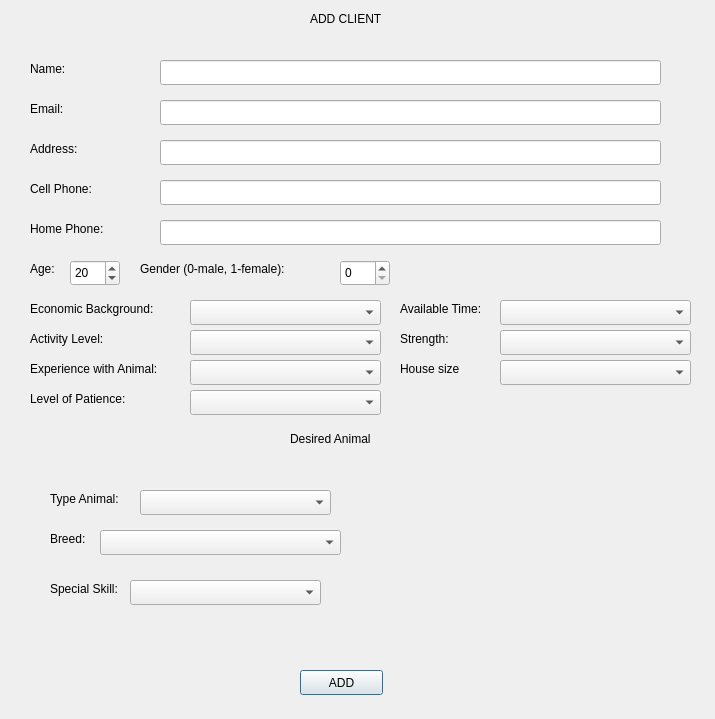
<?xml version="1.0" encoding="UTF-8"?>
<ui version="4.0">
 <class>AddClientDialog</class>
 <widget class="QDialog" name="AddClientDialog">
  <property name="geometry">
   <rect>
    <x>0</x>
    <y>0</y>
    <width>715</width>
    <height>719</height>
   </rect>
  </property>
  <property name="windowTitle">
   <string>Dialog</string>
  </property>
  <widget class="QLabel" name="label">
   <property name="geometry">
    <rect>
     <x>30</x>
     <y>60</y>
     <width>64</width>
     <height>17</height>
    </rect>
   </property>
   <property name="text">
    <string>Name:</string>
   </property>
  </widget>
  <widget class="QPushButton" name="pushButton">
   <property name="geometry">
    <rect>
     <x>300</x>
     <y>670</y>
     <width>83</width>
     <height>25</height>
    </rect>
   </property>
   <property name="text">
    <string>ADD</string>
   </property>
  </widget>
  <widget class="QSpinBox" name="age">
   <property name="geometry">
    <rect>
     <x>70</x>
     <y>260</y>
     <width>50</width>
     <height>26</height>
    </rect>
   </property>
   <property name="minimum">
    <number>1</number>
   </property>
   <property name="maximum">
    <number>100</number>
   </property>
   <property name="value">
    <number>20</number>
   </property>
  </widget>
  <widget class="QLabel" name="label_2">
   <property name="geometry">
    <rect>
     <x>30</x>
     <y>100</y>
     <width>111</width>
     <height>17</height>
    </rect>
   </property>
   <property name="text">
    <string>Email:</string>
   </property>
  </widget>
  <widget class="QLineEdit" name="name">
   <property name="geometry">
    <rect>
     <x>160</x>
     <y>60</y>
     <width>501</width>
     <height>25</height>
    </rect>
   </property>
  </widget>
  <widget class="QLabel" name="label_4">
   <property name="geometry">
    <rect>
     <x>30</x>
     <y>180</y>
     <width>111</width>
     <height>17</height>
    </rect>
   </property>
   <property name="text">
    <string>Cell Phone:</string>
   </property>
  </widget>
  <widget class="QLabel" name="label_8">
   <property name="geometry">
    <rect>
     <x>140</x>
     <y>260</y>
     <width>201</width>
     <height>17</height>
    </rect>
   </property>
   <property name="text">
    <string>Gender (0-male, 1-female):</string>
   </property>
  </widget>
  <widget class="QLineEdit" name="email">
   <property name="geometry">
    <rect>
     <x>160</x>
     <y>100</y>
     <width>501</width>
     <height>25</height>
    </rect>
   </property>
  </widget>
  <widget class="QLineEdit" name="cell_phone">
   <property name="geometry">
    <rect>
     <x>160</x>
     <y>180</y>
     <width>501</width>
     <height>25</height>
    </rect>
   </property>
  </widget>
  <widget class="QLabel" name="label_10">
   <property name="geometry">
    <rect>
     <x>310</x>
     <y>10</y>
     <width>91</width>
     <height>17</height>
    </rect>
   </property>
   <property name="text">
    <string>ADD CLIENT</string>
   </property>
  </widget>
  <widget class="QLabel" name="label_3">
   <property name="geometry">
    <rect>
     <x>30</x>
     <y>140</y>
     <width>64</width>
     <height>17</height>
    </rect>
   </property>
   <property name="text">
    <string>Address:</string>
   </property>
  </widget>
  <widget class="QSpinBox" name="gender">
   <property name="geometry">
    <rect>
     <x>340</x>
     <y>260</y>
     <width>50</width>
     <height>26</height>
    </rect>
   </property>
   <property name="maximum">
    <number>1</number>
   </property>
   <property name="value">
    <number>0</number>
   </property>
  </widget>
  <widget class="QLabel" name="label_7">
   <property name="geometry">
    <rect>
     <x>30</x>
     <y>260</y>
     <width>64</width>
     <height>17</height>
    </rect>
   </property>
   <property name="text">
    <string>Age:</string>
   </property>
  </widget>
  <widget class="QLineEdit" name="address">
   <property name="geometry">
    <rect>
     <x>160</x>
     <y>140</y>
     <width>501</width>
     <height>25</height>
    </rect>
   </property>
  </widget>
  <widget class="QLineEdit" name="home_phone">
   <property name="geometry">
    <rect>
     <x>160</x>
     <y>220</y>
     <width>501</width>
     <height>25</height>
    </rect>
   </property>
  </widget>
  <widget class="QLabel" name="label_6">
   <property name="geometry">
    <rect>
     <x>30</x>
     <y>220</y>
     <width>111</width>
     <height>17</height>
    </rect>
   </property>
   <property name="text">
    <string>Home Phone:</string>
   </property>
  </widget>
  <widget class="QLabel" name="label_9">
   <property name="geometry">
    <rect>
     <x>30</x>
     <y>300</y>
     <width>161</width>
     <height>17</height>
    </rect>
   </property>
   <property name="text">
    <string>Economic Background:</string>
   </property>
  </widget>
  <widget class="QLabel" name="label_11">
   <property name="geometry">
    <rect>
     <x>30</x>
     <y>330</y>
     <width>111</width>
     <height>17</height>
    </rect>
   </property>
   <property name="text">
    <string>Activity Level:</string>
   </property>
  </widget>
  <widget class="QLabel" name="label_12">
   <property name="geometry">
    <rect>
     <x>30</x>
     <y>360</y>
     <width>161</width>
     <height>17</height>
    </rect>
   </property>
   <property name="text">
    <string>Experience with Animal:</string>
   </property>
  </widget>
  <widget class="QLabel" name="label_13">
   <property name="geometry">
    <rect>
     <x>30</x>
     <y>390</y>
     <width>151</width>
     <height>17</height>
    </rect>
   </property>
   <property name="text">
    <string>Level of Patience:</string>
   </property>
  </widget>
  <widget class="QLabel" name="label_14">
   <property name="geometry">
    <rect>
     <x>400</x>
     <y>360</y>
     <width>151</width>
     <height>17</height>
    </rect>
   </property>
   <property name="text">
    <string>House size</string>
   </property>
  </widget>
  <widget class="QLabel" name="label_15">
   <property name="geometry">
    <rect>
     <x>400</x>
     <y>330</y>
     <width>111</width>
     <height>17</height>
    </rect>
   </property>
   <property name="text">
    <string>Strength:</string>
   </property>
  </widget>
  <widget class="QLabel" name="label_16">
   <property name="geometry">
    <rect>
     <x>50</x>
     <y>530</y>
     <width>151</width>
     <height>17</height>
    </rect>
   </property>
   <property name="text">
    <string>Breed:</string>
   </property>
  </widget>
  <widget class="QLabel" name="label_17">
   <property name="geometry">
    <rect>
     <x>50</x>
     <y>490</y>
     <width>91</width>
     <height>17</height>
    </rect>
   </property>
   <property name="text">
    <string>Type Animal:</string>
   </property>
  </widget>
  <widget class="QLabel" name="label_18">
   <property name="geometry">
    <rect>
     <x>400</x>
     <y>300</y>
     <width>161</width>
     <height>17</height>
    </rect>
   </property>
   <property name="text">
    <string>Available Time:</string>
   </property>
  </widget>
  <widget class="QLabel" name="label_19">
   <property name="geometry">
    <rect>
     <x>50</x>
     <y>580</y>
     <width>81</width>
     <height>17</height>
    </rect>
   </property>
   <property name="text">
    <string>Special Skill:</string>
   </property>
  </widget>
  <widget class="QLabel" name="label_20">
   <property name="geometry">
    <rect>
     <x>290</x>
     <y>430</y>
     <width>101</width>
     <height>17</height>
    </rect>
   </property>
   <property name="text">
    <string>Desired Animal</string>
   </property>
  </widget>
  <widget class="QComboBox" name="breed">
   <property name="geometry">
    <rect>
     <x>100</x>
     <y>530</y>
     <width>241</width>
     <height>25</height>
    </rect>
   </property>
  </widget>
  <widget class="QComboBox" name="economi_background">
   <property name="geometry">
    <rect>
     <x>190</x>
     <y>300</y>
     <width>191</width>
     <height>25</height>
    </rect>
   </property>
  </widget>
  <widget class="QComboBox" name="activity_level">
   <property name="geometry">
    <rect>
     <x>190</x>
     <y>330</y>
     <width>191</width>
     <height>25</height>
    </rect>
   </property>
  </widget>
  <widget class="QComboBox" name="experience_with_animals">
   <property name="geometry">
    <rect>
     <x>190</x>
     <y>360</y>
     <width>191</width>
     <height>25</height>
    </rect>
   </property>
  </widget>
  <widget class="QComboBox" name="level_of_patience">
   <property name="geometry">
    <rect>
     <x>190</x>
     <y>390</y>
     <width>191</width>
     <height>25</height>
    </rect>
   </property>
  </widget>
  <widget class="QComboBox" name="available_time">
   <property name="geometry">
    <rect>
     <x>500</x>
     <y>300</y>
     <width>191</width>
     <height>25</height>
    </rect>
   </property>
  </widget>
  <widget class="QComboBox" name="strength">
   <property name="geometry">
    <rect>
     <x>500</x>
     <y>330</y>
     <width>191</width>
     <height>25</height>
    </rect>
   </property>
  </widget>
  <widget class="QComboBox" name="noise_level">
   <property name="geometry">
    <rect>
     <x>500</x>
     <y>360</y>
     <width>191</width>
     <height>25</height>
    </rect>
   </property>
  </widget>
  <widget class="QComboBox" name="comboBox_8">
   <property name="geometry">
    <rect>
     <x>140</x>
     <y>490</y>
     <width>191</width>
     <height>25</height>
    </rect>
   </property>
  </widget>
  <widget class="QComboBox" name="comboBox_9">
   <property name="geometry">
    <rect>
     <x>130</x>
     <y>580</y>
     <width>191</width>
     <height>25</height>
    </rect>
   </property>
  </widget>
 </widget>
 <resources/>
 <connections/>
</ui>
